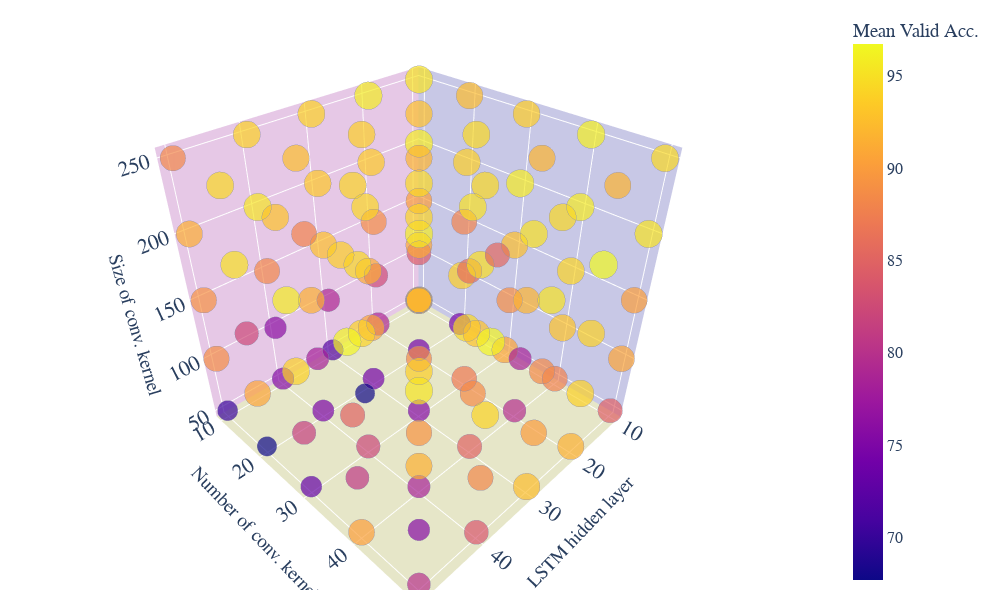

Notebook cell for this chart:
### Code cell
fig = go.Figure(data=go.Scatter3d(
    x=X, y=Y, z=Z,
    mode='markers',
    marker=dict(
        sizemode='diameter',
        sizeref=5,
        size=M,
        color = M,
        colorbar = dict(title = 'Mean Valid Acc.'),
        line_color='rgb(140, 140, 170)'
    )
))


fig.update_layout(scene = dict(
                    xaxis = dict(
                         title='LSTM hidden layer',
                         backgroundcolor="rgb(200, 200, 230)",
                         gridcolor="white",
                         showbackground=True,
                         zerolinecolor="white",
                         tickvals= [10,20,30,40,50]),
                    yaxis = dict(
                        title = 'Number of conv. kernel',
                        backgroundcolor="rgb(230, 200,230)",
                        gridcolor="white",
                        showbackground=True,
                        zerolinecolor="white",
                        tickvals= [10,20,30,40,50]),
                    zaxis = dict(
                        title = 'Size of conv. kernel',
                        backgroundcolor="rgb(230, 230,200)",
                        gridcolor="white",
                        showbackground=True,
                        tickvals= [50,100,150,200,250],
                        zerolinecolor="white",),),
                      font=dict(
                        family="Time New Roman",
                        size=16,
                        ),
                    height=600, width=1000,
                    margin=dict(
                    r=10, l=10,
                    b=10, t=10)
                  )

fig.show()

### Figure 1 — Plotly figure (JSON) as saved in the notebook; plotly's stock layout.template omitted (floating-point values rounded to 4 significant figures)
{"data": [{"marker": {"color": [86.48, 84.22, 90.13, 95.68, 95.16, 74.49, 93.77, 87.87, 93.78, 92.38, 90.65, 88.9, 92.56, 95.69, 93.6, 87.69, 92.91, 94.12, 95.69, 96.03, 84.55, 90.64, 90.12, 95.17, 94.47, 79, 82.48, 88.73, 93.43, 95.85, 74.31, 85.42, 90.99, 94.47, 92.73, 86.99, 94.46, 85.78, 94.99, 94.47, 79.69, 78.46, 91.86, 94.99, 91.86, 91.52, 93.94, 93.94, 96.72, 91.69, 71.88, 79.01, 92.73, 93.25, 93.94, 74.34, 90.65, 91.15, 94.29, 93.77, 75.53, 88.38, 87.88, 95.85, 91.87, 84.95, 88.58, 92.9, 94.82, 94.46, 92.55, 89.96, 88.41, 95.16, 94.48, 75.53, 76.08, 88.21, 95.33, 93.94, 74.82, 78.13, 91.51, 87.86, 92.57, 82.17, 67.86, 94.11, 94.47, 94.12, 78.49, 89.25, 93.76, 94.47, 94.12, 83.73, 88.21, 94.12, 96.37, 85.42, 70.13, 88.74, 89.08, 91.34, 88.21, 67.7, 90.66, 82.29, 94.98, 94.47, 73.12, 81.44, 93.94, 95.85, 92.9, 90.3, 80.76, 84.9, 96.38, 93.77, 80.05, 75.7, 91.51, 95.34, 91.69], "colorbar": {"title": {"text": "Mean Valid Acc."}}, "line": {"color": "rgb(140, 140, 170)"}, "size": [86.48, 84.22, 90.13, 95.68, 95.16, 74.49, 93.77, 87.87, 93.78, 92.38, 90.65, 88.9, 92.56, 95.69, 93.6, 87.69, 92.91, 94.12, 95.69, 96.03, 84.55, 90.64, 90.12, 95.17, 94.47, 79, 82.48, 88.73, 93.43, 95.85, 74.31, 85.42, 90.99, 94.47, 92.73, 86.99, 94.46, 85.78, 94.99, 94.47, 79.69, 78.46, 91.86, 94.99, 91.86, 91.52, 93.94, 93.94, 96.72, 91.69, 71.88, 79.01, 92.73, 93.25, 93.94, 74.34, 90.65, 91.15, 94.29, 93.77, 75.53, 88.38, 87.88, 95.85, 91.87, 84.95, 88.58, 92.9, 94.82, 94.46, 92.55, 89.96, 88.41, 95.16, 94.48, 75.53, 76.08, 88.21, 95.33, 93.94, 74.82, 78.13, 91.51, 87.86, 92.57, 82.17, 67.86, 94.11, 94.47, 94.12, 78.49, 89.25, 93.76, 94.47, 94.12, 83.73, 88.21, 94.12, 96.37, 85.42, 70.13, 88.74, 89.08, 91.34, 88.21, 67.7, 90.66, 82.29, 94.98, 94.47, 73.12, 81.44, 93.94, 95.85, 92.9, 90.3, 80.76, 84.9, 96.38, 93.77, 80.05, 75.7, 91.51, 95.34, 91.69], "sizemode": "diameter", "sizeref": 5}, "mode": "markers", "type": "scatter3d", "x": [10, 10, 10, 10, 10, 10, 10, 10, 10, 10, 10, 10, 10, 10, 10, 10, 10, 10, 10, 10, 10, 10, 10, 10, 10, 20, 20, 20, 20, 20, 20, 20, 20, 20, 20, 20, 20, 20, 20, 20, 20, 20, 20, 20, 20, 20, 20, 20, 20, 20, 30, 30, 30, 30, 30, 30, 30, 30, 30, 30, 30, 30, 30, 30, 30, 30, 30, 30, 30, 30, 30, 30, 30, 30, 30, 40, 40, 40, 40, 40, 40, 40, 40, 40, 40, 40, 40, 40, 40, 40, 40, 40, 40, 40, 40, 40, 40, 40, 40, 40, 50, 50, 50, 50, 50, 50, 50, 50, 50, 50, 50, 50, 50, 50, 50, 50, 50, 50, 50, 50, 50, 50, 50, 50, 50], "y": [10, 10, 10, 10, 10, 20, 20, 20, 20, 20, 30, 30, 30, 30, 30, 40, 40, 40, 40, 40, 50, 50, 50, 50, 50, 10, 10, 10, 10, 10, 20, 20, 20, 20, 20, 30, 30, 30, 30, 30, 40, 40, 40, 40, 40, 50, 50, 50, 50, 50, 10, 10, 10, 10, 10, 20, 20, 20, 20, 20, 30, 30, 30, 30, 30, 40, 40, 40, 40, 40, 50, 50, 50, 50, 50, 10, 10, 10, 10, 10, 20, 20, 20, 20, 20, 30, 30, 30, 30, 30, 40, 40, 40, 40, 40, 50, 50, 50, 50, 50, 10, 10, 10, 10, 10, 20, 20, 20, 20, 20, 30, 30, 30, 30, 30, 40, 40, 40, 40, 40, 50, 50, 50, 50, 50], "z": [50, 100, 150, 200, 250, 50, 100, 150, 200, 250, 50, 100, 150, 200, 250, 50, 100, 150, 200, 250, 50, 100, 150, 200, 250, 50, 100, 150, 200, 250, 50, 100, 150, 200, 250, 50, 100, 150, 200, 250, 50, 100, 150, 200, 250, 50, 100, 150, 200, 250, 50, 100, 150, 200, 250, 50, 100, 150, 200, 250, 50, 100, 150, 200, 250, 50, 100, 150, 200, 250, 50, 100, 150, 200, 250, 50, 100, 150, 200, 250, 50, 100, 150, 200, 250, 50, 100, 150, 200, 250, 50, 100, 150, 200, 250, 50, 100, 150, 200, 250, 50, 100, 150, 200, 250, 50, 100, 150, 200, 250, 50, 100, 150, 200, 250, 50, 100, 150, 200, 250, 50, 100, 150, 200, 250]}], "layout": {"font": {"family": "Time New Roman", "size": 16}, "height": 600, "margin": {"b": 10, "l": 10, "r": 10, "t": 10}, "scene": {"xaxis": {"backgroundcolor": "rgb(200, 200, 230)", "gridcolor": "white", "showbackground": true, "tickvals": [10, 20, 30, 40, 50], "title": {"text": "LSTM hidden layer"}, "zerolinecolor": "white"}, "yaxis": {"backgroundcolor": "rgb(230, 200,230)", "gridcolor": "white", "showbackground": true, "tickvals": [10, 20, 30, 40, 50], "title": {"text": "Number of conv. kernel"}, "zerolinecolor": "white"}, "zaxis": {"backgroundcolor": "rgb(230, 230,200)", "gridcolor": "white", "showbackground": true, "tickvals": [50, 100, 150, 200, 250], "title": {"text": "Size of conv. kernel"}, "zerolinecolor": "white"}}, "width": 1000}}
